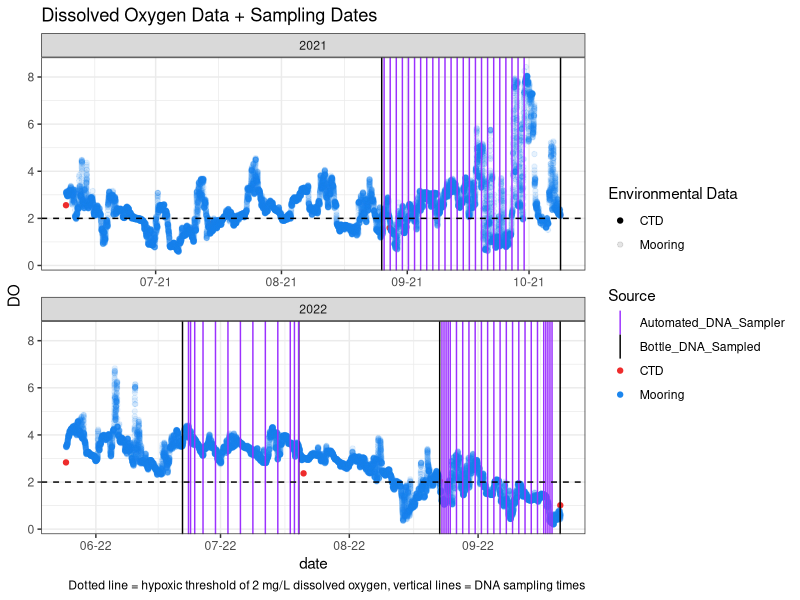
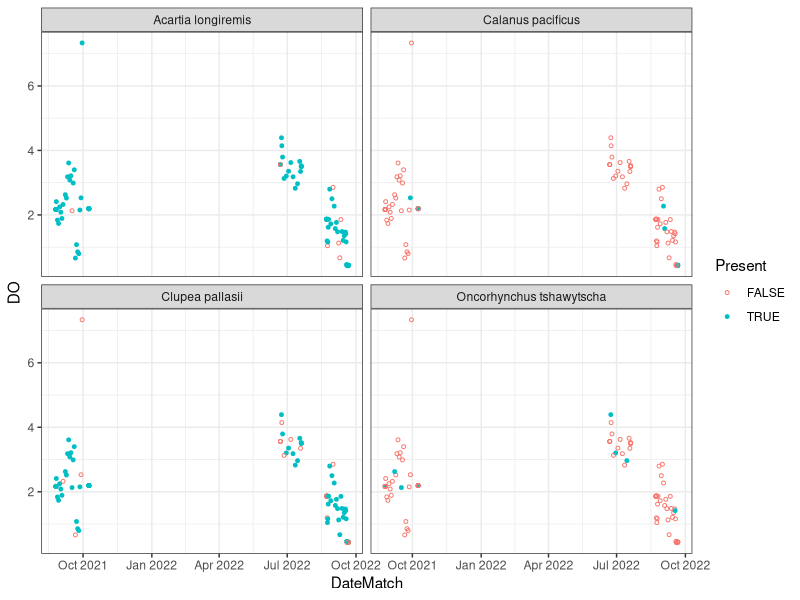
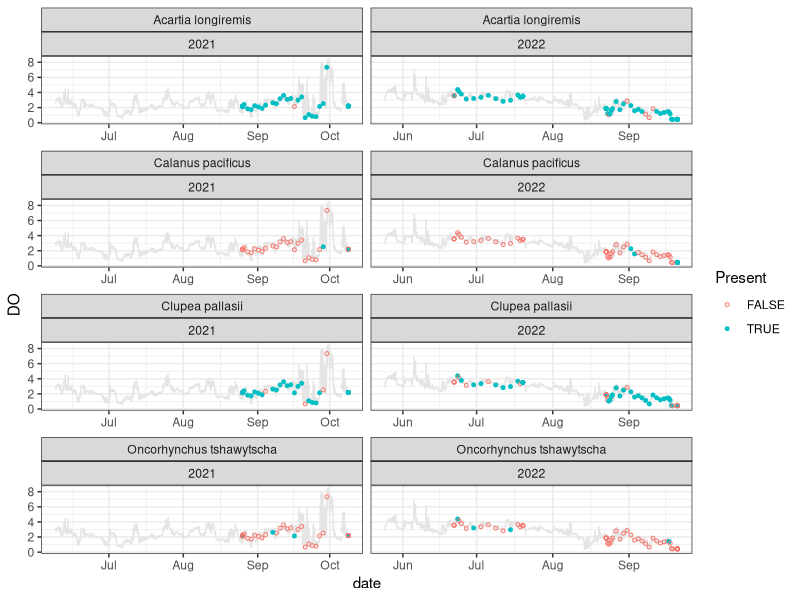
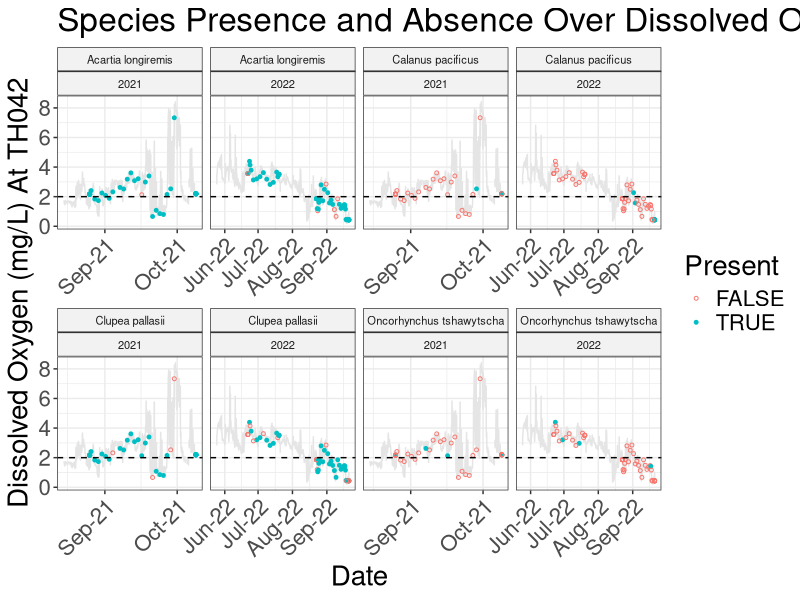
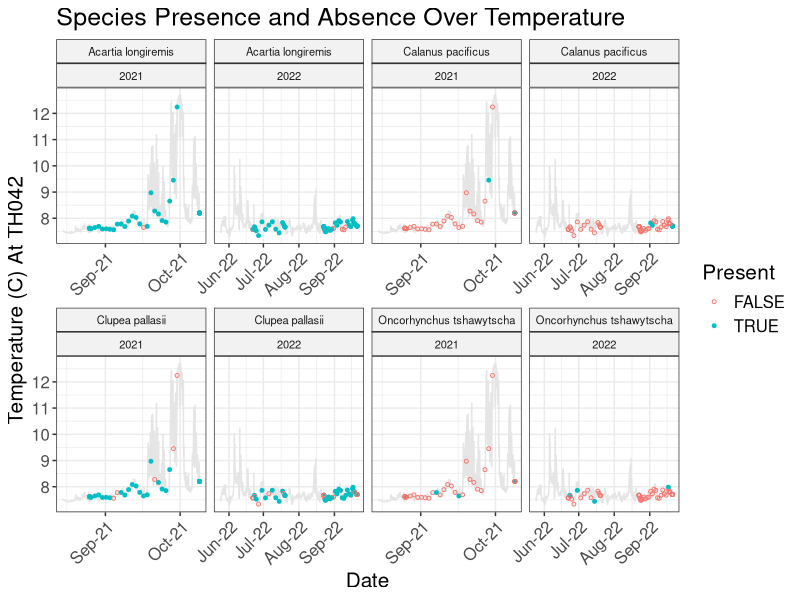
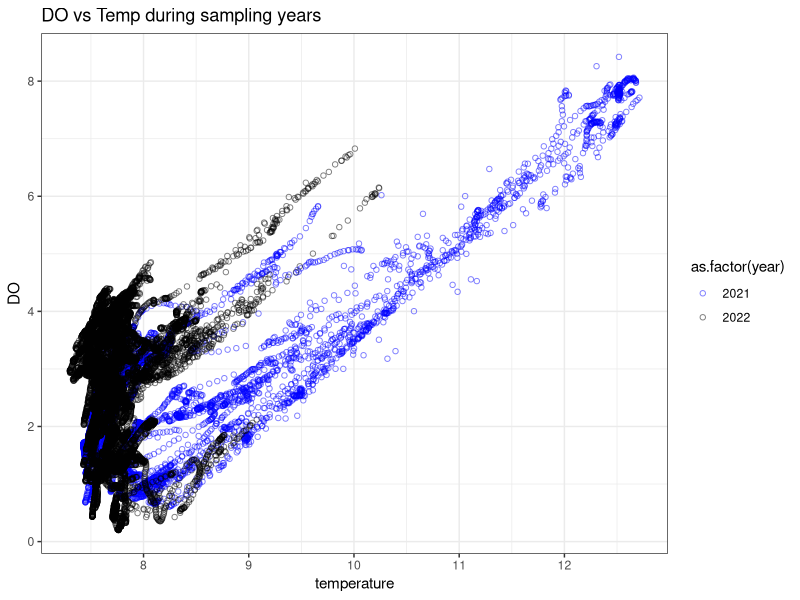
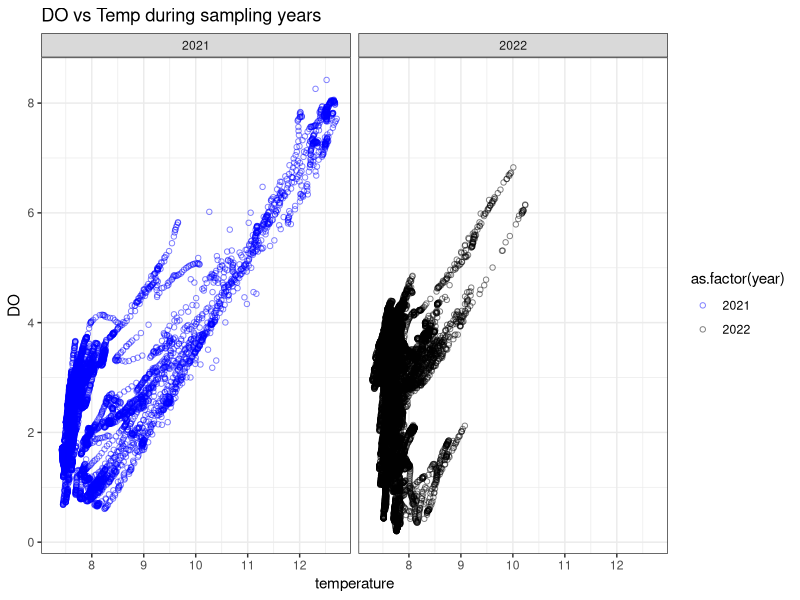
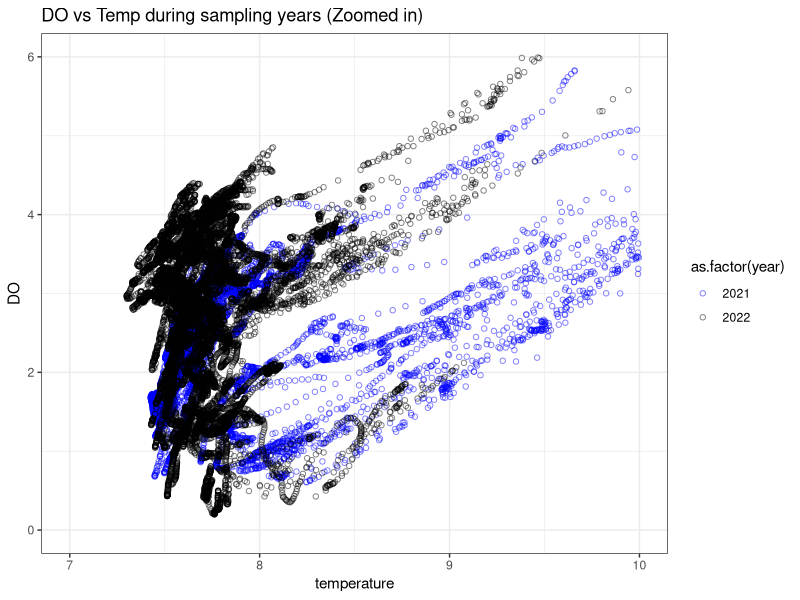

Source code (R) for these figures, in order:
## ---- chunk 1
# Warnings and startup messages suppressed
library(tidyverse)
library(patchwork)
library(scales)
library(ggrepel)
library(readxl)
library(here)
## ---- chunk 2
# Import data
SpeciesDetections <- read_csv(here("OCNMS_Project", "Outputs", "SOI_IDs_Species10Detections.csv")) %>% 
  filter(year(Date_UTC) != 2023)
EnvData1 <- read_csv(here("OCNMS_Project", "Data", "EnvironmentalDataset1.csv")) %>%  # Using EnvironmentalDataset1 because the satellite + NEMO data in EnvironmentalDataset2 didn't turn out to be good at gap filling
  filter(year != 2023) # Ignoring 2023 due to gaps for now
SamplingDates2 <- read_csv(here("OCNMS_Project", "Data", "SamplingDates2.csv")) %>%  # Exported from EnvironmentalDataxSampleDates.Rmd, simple dataframe of all datetimes of samples
  filter(year(Date) != 2023) %>% # Ignoring 2023 due to gaps for now
  mutate(Source = case_when(Source == "Bottle_DNA" ~ "Bottle_DNA_Sampled", Source == "PPS_DNA" ~ "Automated_DNA_Sampler"))
## ---- chunk 3
ggplot(EnvData1, aes(x = date, y = DO, color = source, alpha = source)) +
  geom_point() +
  scale_alpha_manual(values = c(1,0.1)) + # doesn't currently do anything
  scale_x_datetime(date_breaks = "1 month", date_labels = "%m-%y") +
  theme_bw() +
  facet_wrap(facets = vars(year), scales = "free_x", ncol = 1) +
  geom_vline(data = SamplingDates2, aes(xintercept = Date, color = Source)) +
  scale_color_manual(values = c("purple1", "black", "firebrick2", "dodgerblue2")) +
  geom_hline(aes(yintercept = 2), color = "black", linetype = "dashed") +
  labs(title = "Dissolved Oxygen Data + Sampling Dates", caption = "Dotted line = hypoxic threshold of 2 mg/L dissolved oxygen, vertical lines = DNA sampling times", alpha = "Environmental Data", color = "Source")
## ---- chunk 4
messyjoin <- full_join(EnvData1, SpeciesDetections, by = join_by(date == Date_UTC)) # did not work, unsurprised
EnvRd <- EnvData1 %>% 
  mutate(DateMatch = round_date(date, unit = "10 minutes")) # well at least it didn't immediately explode. However, this still has many datapoints per hour. Maybe round to the nearest 10 minutes? 
DetectRd <- SpeciesDetections %>% 
  mutate(DateMatch = round_date(Date_UTC, unit = "10 minutes"), Date_local_hr = round_date(Date_local, unit = "hour")) # Spot check - looks good. 

messyrdjoin <- full_join(EnvRd, DetectRd, by = join_by(DateMatch)) # Many to many is probably expected - There's several detections per time point

# Ok, that was pretty good! To try and avoid many-to-many, perhaps a specific join. Don't care about EnvHr without DetectHr matches, so make DetectHr x and do a left join (A left_join() keeps all observations in x.)

eDNAxEnvData <- left_join(DetectRd, EnvRd, by = join_by(DateMatch)) 

investigate <- eDNAxEnvData %>% select(Species, DateMatch, Date_UTC, Date_local_hr, source, temperature, DO, SampleId, Rosette_position, Amplicon)
## ---- chunk 5
ggplot(eDNAxEnvData, aes(x = DateMatch, y = DO, shape = Present, size = Present, color = Present)) +
  scale_shape_manual(values = c(1, 19)) +
  scale_size_manual(values = c(1,1)) +
  geom_point() +
  theme_bw() +
  facet_wrap(facets = vars(Species))

ggplot(data = EnvData1, aes(x = date, y = DO)) +
  geom_line(color = "gray90") +
  geom_point(data = eDNAxEnvData, aes(x = DateMatch, y = DO, shape = Present, size = Present, color = Present)) +
  scale_shape_manual(values = c(1, 19)) +
  scale_size_manual(values = c(1,1)) + 
  theme_bw() +
  facet_wrap(facets = vars(Species, year(date)), scales = "free_x", ncol = 2)
## ---- chunk 6
EnvDataRange <- EnvData1 %>% 
  filter(date > as.POSIXct("2021-08-15 00:00:00", tz = "UTC"))

ggplot(data = EnvDataRange, aes(x = date, y = DO)) +
  geom_line(color = "gray90") +
  geom_point(data = eDNAxEnvData, aes(x = DateMatch, y = DO, shape = Present, size = Present, color = Present)) +
  scale_shape_manual(values = c(1, 19)) +
  scale_size_manual(values = c(1,1)) + 
  theme_bw() +
  facet_wrap(facets = vars(Species, year(date)), scales = "free_x", ncol = 4) +
  scale_x_datetime(breaks = "month", date_labels = "%b-%y") +
  theme(text = element_text(size = 20), axis.text.x = element_text(angle = 45, hjust = 1), strip.text = element_text(size = 8), strip.background = element_rect(fill = "gray95")) +
  geom_hline(yintercept = 2, linetype = 2) +
  labs(title = "Species Presence and Absence Over Dissolved Oxygen", x = "Date", y = "Dissolved Oxygen (mg/L) At TH042")

ggsave(filename = here("OCNMS_Project", "Plots", "SpeciesPresence_Oxygen_Preliminary.png"), width = 2500, height = 2000, units = "px")

ggplot(data = EnvDataRange, aes(x = date, y = temperature)) +
  geom_line(color = "gray90") +
  geom_point(data = eDNAxEnvData, aes(x = DateMatch, y = temperature, shape = Present, size = Present, color = Present)) +
  scale_shape_manual(values = c(1, 19)) +
  scale_size_manual(values = c(1,1)) + 
  theme_bw() +
  facet_wrap(facets = vars(Species, year(date)), scales = "free_x", ncol = 4) +
  scale_x_datetime(breaks = "month", date_labels = "%b-%y") +
  theme(text = element_text(size = 15), axis.text.x = element_text(angle = 45, hjust = 1), strip.text = element_text(size = 8), strip.background = element_rect(fill = "gray95")) +
  labs(title = "Species Presence and Absence Over Temperature", x = "Date", y = "Temperature (C) At TH042")

ggsave(filename = here("OCNMS_Project", "Plots", "SpeciesPresence_Temp_Preliminary.png"), width = 2500, height = 2000, units = "px")
## ---- chunk 7
ggplot(EnvDataRange, aes(x = temperature, y = DO, shape = source, color = as.factor(year))) +
  scale_shape_manual(values = c(4,19)) +
  scale_color_manual(values = c("blue", "black")) +
  geom_point(shape = 1, alpha = 0.5) +
  theme_bw() +
  labs(title = "DO vs Temp during sampling years")
ggsave(here("OCNMS_eDNA", "Plots", "DO_vs_Temp.png"))

ggplot(EnvDataRange, aes(x = temperature, y = DO, shape = source, color = as.factor(year))) +
  scale_shape_manual(values = c(4,19)) +
  scale_color_manual(values = c("blue", "black")) +
  geom_point(shape = 1, alpha = 0.5) +
  theme_bw() +
  facet_wrap(facets = vars(year)) +
  labs(title = "DO vs Temp during sampling years")
ggsave(here("OCNMS_eDNA", "Plots", "DO_vs_TempYear.png"))

ggplot(EnvDataRange, aes(x = temperature, y = DO, shape = source, color = as.factor(year))) +
  scale_shape_manual(values = c(4,19)) +
  scale_color_manual(values = c("blue", "black")) +
  geom_point(shape = 1, alpha = 0.5) +
  scale_x_continuous(limits = c(7, 10)) +
  scale_y_continuous(limits = c(0,6)) +
  theme_bw() +
  labs(title = "DO vs Temp during sampling years (Zoomed in)")
ggsave(here("OCNMS_eDNA", "Plots", "DO_vs_Temp_Zoomed.png"))

ggplot(EnvDataRange, aes(x = temperature, y = DO, shape = source, color = as.factor(year))) +
  scale_shape_manual(values = c(4,19)) +
  scale_color_manual(values = c("blue", "black")) +
  geom_point(shape = 1, alpha = 0.5) +
  scale_x_continuous(limits = c(7, 10)) +
  scale_y_continuous(limits = c(0,6)) +
  theme_bw() +
  facet_wrap(facets = vars(year)) +
  labs(title = "DO vs Temp during sampling years (Zoomed in)")
ggsave(here("OCNMS_eDNA", "Plots", "DO_vs_Temp_ZoomedYear.png"))
